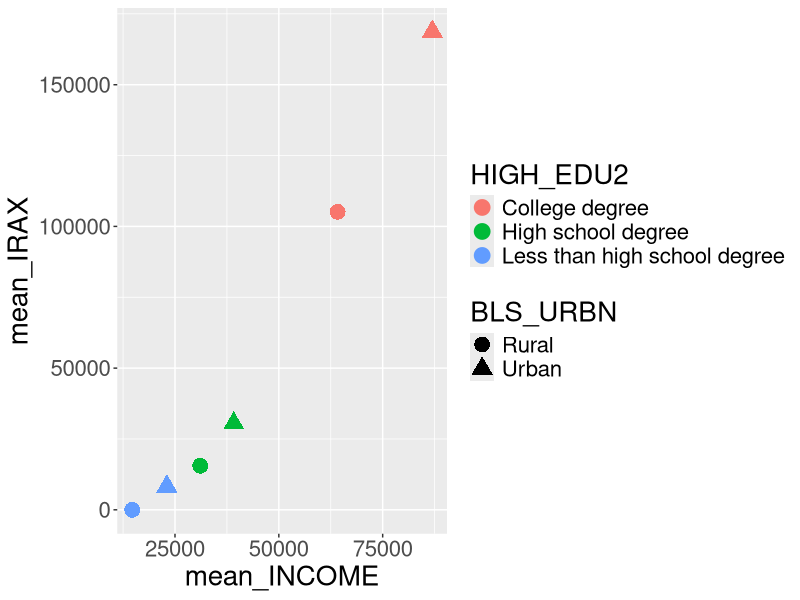

Generate this figure with R: (Note: this script raises an error after producing the figure.)
## ---- chunk 1
#| include: false
#| warning: false
#| message: false
# Some global options still not available in quarto
 knitr::opts_chunk$set(fig.align = 'center')
library(knitr)
library(tidyverse)
theme_update(text = element_text(size = 20))
## ---- chunk 2
#| message: true
#| warning: true
# Load necessary packages
library(tidyverse)
## ---- chunk 3
library(tidyverse)

ce_raw <- read_csv("data/fmli.csv", 
                 na = c("NA", "."))
glimpse(ce_raw)
## ---- chunk 4
ce <- ce_raw %>%
  select(NEWID, PRINEARN, FINCBTAX,
         BLS_URBN, HIGH_EDU, TOTEXPCQ, IRAX)
dim(ce)
## ---- chunk 5
ce <- ce %>%
  mutate(YEARLY_EXP = TOTEXPCQ*4)
ce
## ---- chunk 6
ce_sub <- ce %>%
  filter(YEARLY_EXP > 0, BLS_URBN == 1, HIGH_EDU != "00")
ce_sub
## ---- chunk 7
ce_sub <- ce %>%
  filter(YEARLY_EXP > 0, (BLS_URBN == 1 | HIGH_EDU != "00"))
ce_sub
## ---- chunk 8
count(ce, BLS_URBN)

## ---- chunk 9
ce <- ce %>%
  mutate(BLS_URBN = case_when(
    BLS_URBN == 1 ~ "Urban",
    BLS_URBN == 2 ~ "Rural"
  ))
count(ce, BLS_URBN)
## ---- chunk 10
count(ce, HIGH_EDU)
ce <- ce %>%
  mutate(HIGH_EDU = as.numeric(HIGH_EDU))
count(ce, HIGH_EDU)
## ---- chunk 11
ce <- ce %>%
  mutate(HIGH_EDU2 = case_when(
    is.na(HIGH_EDU) ~ NA,
    HIGH_EDU <= 11 ~ "Less than high school degree",
    between(HIGH_EDU, 12, 13) ~ "High school degree",
    HIGH_EDU >= 14 ~ "College degree"
  ))
count(ce, HIGH_EDU2)
## ---- chunk 12
ce <- ce %>%
  rename(INCOME = FINCBTAX)
ce
## ---- chunk 13
ce %>%
  group_by(BLS_URBN) %>%
  summarize(mean_INCOME = mean(INCOME),
            mean_IRAX = mean(IRAX),
            households = n())
## ---- chunk 14
ce_aggressive <- ce_raw %>%
  na.omit()
ce_aggressive
## ---- chunk 15
ce_moderate <- ce %>%
  drop_na(IRAX, INCOME, BLS_URBN) %>%
  group_by(BLS_URBN) %>%  
  summarize(mean_INCOME = mean(INCOME),
            mean_IRAX = mean(IRAX),
            households = n())

ce_moderate
## ---- chunk 16
ce_light <- ce %>%
  group_by(BLS_URBN) %>%
  summarize(mean_INCOME = mean(INCOME, na.rm = TRUE),
            mean_IRAX = mean(IRAX, na.rm = TRUE), 
            households = n())

ce_light
## ---- chunk 17
ce %>%
  group_by(BLS_URBN, HIGH_EDU2) %>%
  summarize(mean_INCOME = mean(INCOME, na.rm = TRUE),
            mean_IRAX = mean(IRAX, na.rm = TRUE), 
            households = n()) %>%
  arrange(mean_IRAX)
## ---- chunk 18
#| output-location: column
ce %>%
  group_by(BLS_URBN, HIGH_EDU2) %>%
  summarize(mean_INCOME = mean(INCOME, na.rm = TRUE),
            mean_IRAX = mean(IRAX, na.rm = TRUE), 
            households = n()) %>%
  ggplot(mapping = aes(x = mean_INCOME,
                       y = mean_IRAX, 
                       shape = BLS_URBN,
                       color = HIGH_EDU2)) +
  geom_point(size = 5) 
## ---- chunk 19
fmli <- read_csv("data/fmli.csv", 
                 na = c("NA", ".")) %>%
  select(NEWID, PRINEARN, FINCBTAX,
         BLS_URBN, HIGH_EDU)
memi <- read_csv("data/memi.csv", 
                 na = c("NA", ".")) %>%
  select(NEWID, MEMBNO, AGE, SEX, EARNTYPE)
## ---- chunk 20
fmli

## ---- chunk 21
memi
## ---- chunk 22
class(fmli$NEWID)
class(memi$NEWID)
class(fmli$PRINEARN)
class(memi$MEMBNO)
## ---- chunk 23
fmli <- mutate(fmli, PRINEARN = as.integer(PRINEARN))
class(fmli$PRINEARN)
class(memi$MEMBNO)
## ---- chunk 24
staff <- data.frame(member = c("Prof McConville", "Lety", "Kate",
                               "Thor", "Mally", "Dylan", "Nick"),
                 Year = c(2006, 2024, 2023, 2025, 2025, 2025, 2025),
                 Food = c("tikka masala", "chicken wings", "sushi",
                          "Sun HUDS Brunch", "quesadillas",
                          "shepards pie", "burgers"),
                 Neighborhood = c("Somerville", "River Central", "Quad", 
                                  "River East", "River Central",
                                  "Quad", "River Central"))
housing <- data.frame(Neighborhoods = c("Yard", "River East",
                                        "River Central", "River West",
                                        "Quad"),
                      Steps = c(75, 600, 450, 1100, 1200))
## ---- chunk 25
staff
housing
## ---- chunk 26
staff_new <- left_join(staff, housing)
staff_new
## ---- chunk 27
staff_new <- left_join(staff, housing, join_by("Neighborhood" == "Neighborhoods"))
staff_new
## ---- chunk 28
staff_housing <- inner_join(staff, housing, join_by("Neighborhood" == "Neighborhoods"))
staff_housing
## ---- chunk 29
staff_housing <- full_join(staff, housing, join_by("Neighborhood" == "Neighborhoods"))
staff_housing
## ---- chunk 30
fmli_small <- filter(fmli, NEWID %in% c("03530051",
                                        "03327224",
                                        "03324324",
                                        "03324244"))
fmli_small
## ---- chunk 31
memi_small <- filter(memi, NEWID %in% c("03530051",
                                        "03327224",
                                        "03324324",
                                        "03324244"))
memi_small
## ---- chunk 32
left_join(fmli_small, memi_small) 
## ---- chunk 33
left_join(fmli_small, memi_small, join_by("PRINEARN" == "MEMBNO"))
## ---- chunk 34
count(fmli_small, PRINEARN)
count(memi_small, MEMBNO)
## ---- chunk 35
left_join(fmli, memi, join_by("NEWID" == "NEWID", "PRINEARN" == "MEMBNO"))
## ---- chunk 36
inner_join(fmli, memi, join_by("NEWID" == "NEWID", "PRINEARN" == "MEMBNO"))
## ---- chunk 37
full_join(fmli, memi, join_by("NEWID" == "NEWID", "PRINEARN" == "MEMBNO"))
## ---- chunk 38
fmli <- left_join(fmli, memi, join_by("NEWID" == "NEWID", "PRINEARN" == "MEMBNO"))
